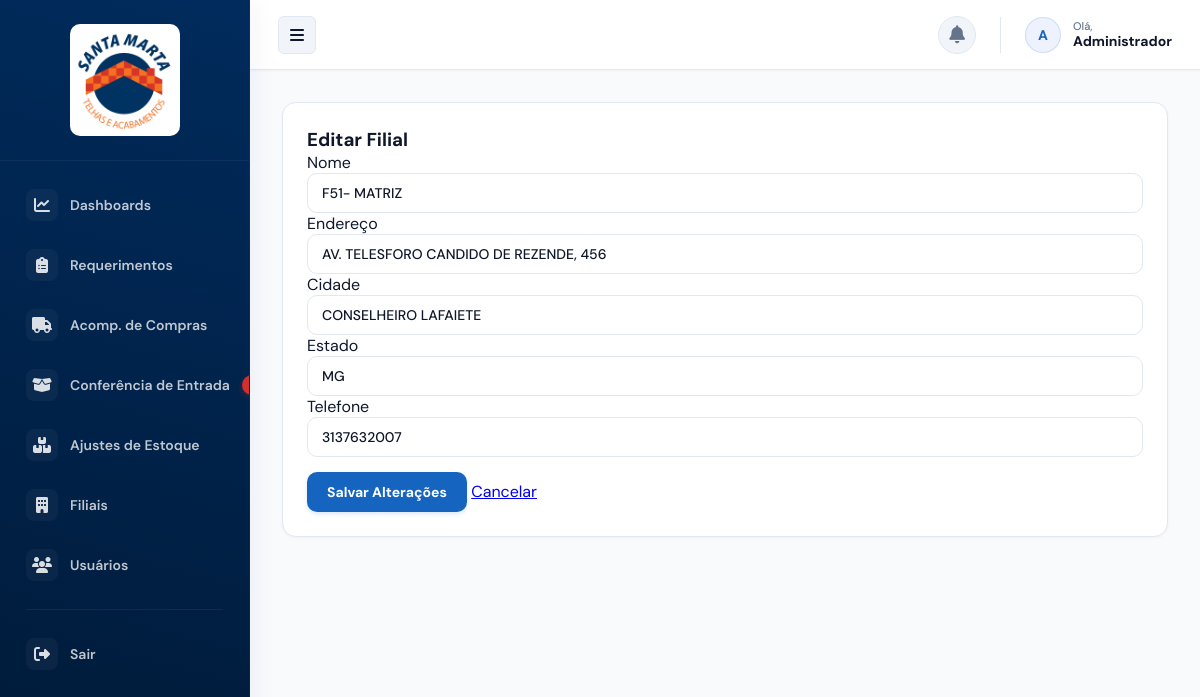
/filiais/editar/2 (signed in), run on the app's committed database.
### tables this page shows
CREATE TABLE filiais (
        id INTEGER PRIMARY KEY AUTOINCREMENT,
        nome TEXT UNIQUE NOT NULL,
        endereco TEXT,
        cidade TEXT,
        estado TEXT,
        telefone TEXT
    );

### app.py (the view, shortened to what this page needs)
@app.route("/filiais/editar/<int:id>", methods=["GET","POST"])
@login_required
def editar_filial(id):
    if session.get("tipo") != "admin":
        flash("Acesso negado.", "danger")
        return redirect(url_for("listar_chamados"))
    conn = get_db_connection()
    filial = conn.execute("SELECT * FROM filiais WHERE id=?", (id,)).fetchone()
    if not filial:
        conn.close()
        flash("Filial não encontrada.", "danger")
        return redirect(url_for("listar_filiais"))
    conn.close()
    return render_template("filial_editar.html", filial=filial)

### app.py (called while the page is built, shortened)
def login_required(f):
    @wraps(f)
    def wrapped(*args, **kwargs):
        if not session.get("user_id"):
            return redirect(url_for("login"))
        return f(*args, **kwargs)
    return wrapped

@app.context_processor
def inject_now():
    return {"now": lambda: datetime.now(pytz.UTC), "year": datetime.now(pytz.UTC).year}

def get_db_connection():
    conn = sqlite3.connect(DB_PATH)
    conn.row_factory = sqlite3.Row
    return conn

def csrf_token():
    token = session.get("_csrf_token")
    if not token:
        token = secrets.token_urlsafe(32)
        session["_csrf_token"] = token
    return token

@app.context_processor
def inject_security_helpers():
    return {"csrf_token": csrf_token, "static_version": "20260527-v2"}

@app.before_request
def enforce_csrf_protection():
    if request.method in ("GET", "HEAD", "OPTIONS"):
        return None

@app.after_request
def add_security_headers(response):
    response.headers.setdefault("X-Content-Type-Options", "nosniff")
    response.headers.setdefault("X-Frame-Options", "SAMEORIGIN")
    response.headers.setdefault("Referrer-Policy", "strict-origin-when-cross-origin")
    response.headers.setdefault("Permissions-Policy", "geolocation=(), microphone=(), camera=()")
    response.headers.setdefault("Cache-Control", "no-store" if session.get("user_id") else "no-cache")
    return response

### templates/filial_editar.html (shortened to what this page needs)
{% extends 'layout.html' %}
{% block content %}
<div class="card">
  <h3>Editar Filial</h3>
  <form method="POST" action="{{ url_for('editar_filial', id=filial.id) }}">
    <label>Nome</label>
    <input type="text" name="nome" class="input" value="{{ filial.nome }}" required>
    <label>Endereço</label>
    <input type="text" name="endereco" class="input" value="{{ filial.endereco or '' }}">
    <label>Cidade</label>
    <input type="text" name="cidade" class="input" value="{{ filial.cidade or '' }}">
    <label>Estado</label>
    <input type="text" name="estado" class="input" value="{{ filial.estado or '' }}">
    <label>Telefone</label>
    <input type="text" name="telefone" class="input" value="{{ filial.telefone or '' }}">
    <div style="margin-top: 15px;">
      <button class="btn-primary" type="submit">Salvar Alterações</button>
      <a href="{{ url_for('listar_filiais') }}" class="btn">Cancelar</a>
    </div>
  </form>
</div>
{% endblock %}

### static/style.css (style rules this page uses)
:root { --azul-escuro: #002b5c; --azul-medio: #1565C0; --laranja: #f47b20; --verde: #28a745; --vermelho: #D32F2F; --cinza: #9CA3AF; --bg: #f8fafc; --card: #ffffff; --border-color: #e2e8f0; --border-light: #f1f5f9; --text-main: #0f172a; --text-muted: #64748b; --text-white: #ffffff; --radius-sm: 6px; --radius-md: 10px; --radius-lg: 14px; --shadow-sm: 0 1px 3px rgba(15, 23, 42, 0.04); --shadow-md: 0 4px 12px -2px rgba(15, 23, 42, 0.06), 0 2px 6px -1px rgba(15, 23, 42, 0.03); --shadow-lg: 0 20px 25px -5px rgba(15, 23, 42, 0.08), 0 10px 10px -5px rgba(15, 23, 42, 0.04); --transition: all 0.2s cubic-bezier(0.4, 0, 0.2, 1); }
* { box-sizing: border-box; margin: 0; padding: 0; }
html, body { width: 100%; max-width: 100%; overflow-x: hidden; height: 100%; background-color: var(--bg); }
body { font-family: "DM Sans", system-ui, -apple-system, sans-serif; color: var(--text-main); -webkit-font-smoothing: antialiased; -moz-osx-font-smoothing: grayscale; }
input, button, select, textarea { font-family: inherit; color: inherit; }
.card { background: var(--card); padding: 24px; border-radius: var(--radius-lg); border: 1px solid var(--border-color); box-shadow: var(--shadow-sm); margin-bottom: 24px; transition: var(--transition); }
.input { width: 100%; padding: 10px 14px; border-radius: var(--radius-md); border: 1px solid var(--border-color); font-size: 14px; font-weight: 500; background-color: var(--card); transition: var(--transition); outline: none; }
.btn-primary { background: var(--azul-medio); color: var(--text-white); border: none; padding: 11px 20px; border-radius: var(--radius-md); font-size: 14px; font-weight: 700; cursor: pointer; display: inline-flex; align-items: center; justify-content: center; gap: 8px; transition: var(--transition); box-shadow: 0 2px 4px rgba(21, 101, 192, 0.15); text-decoration: none; }

### templates/filial_editar.html (style rules this page uses)
html,body,input,button,select,textarea { font-family:"DM Sans",system-ui,sans-serif !important; }

### templates/layout.html (style rules this page uses)
html,body,input,button,select,textarea { font-family:"DM Sans",system-ui,sans-serif !important; }

### data on the page
filiais: nome "F51- MATRIZ", endereco "AV. TELESFORO CANDIDO DE REZENDE, 456", cidade "CONSELHEIRO LAFAIETE", estado "MG", telefone "3137632007"

### other printed values
{{ session.get('nome', 'U')[0] | upper }} "A"
{{ session.get('nome', 'Usuário') }} "Administrador"
